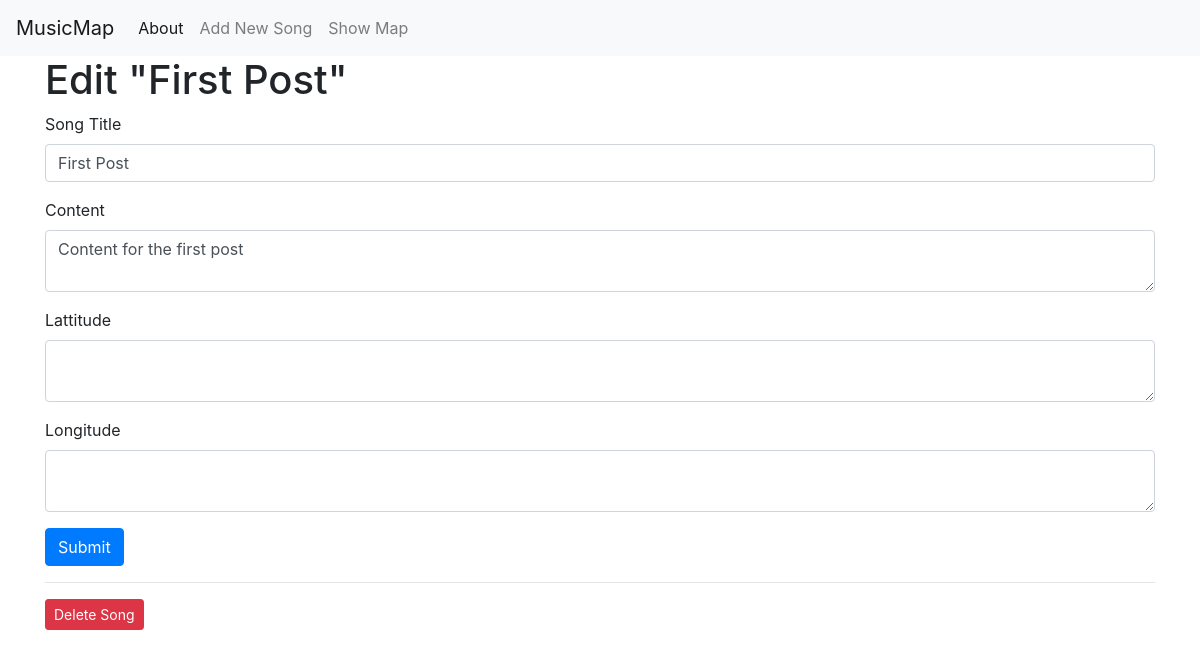
The page /1/edit on the database as committed earlier.
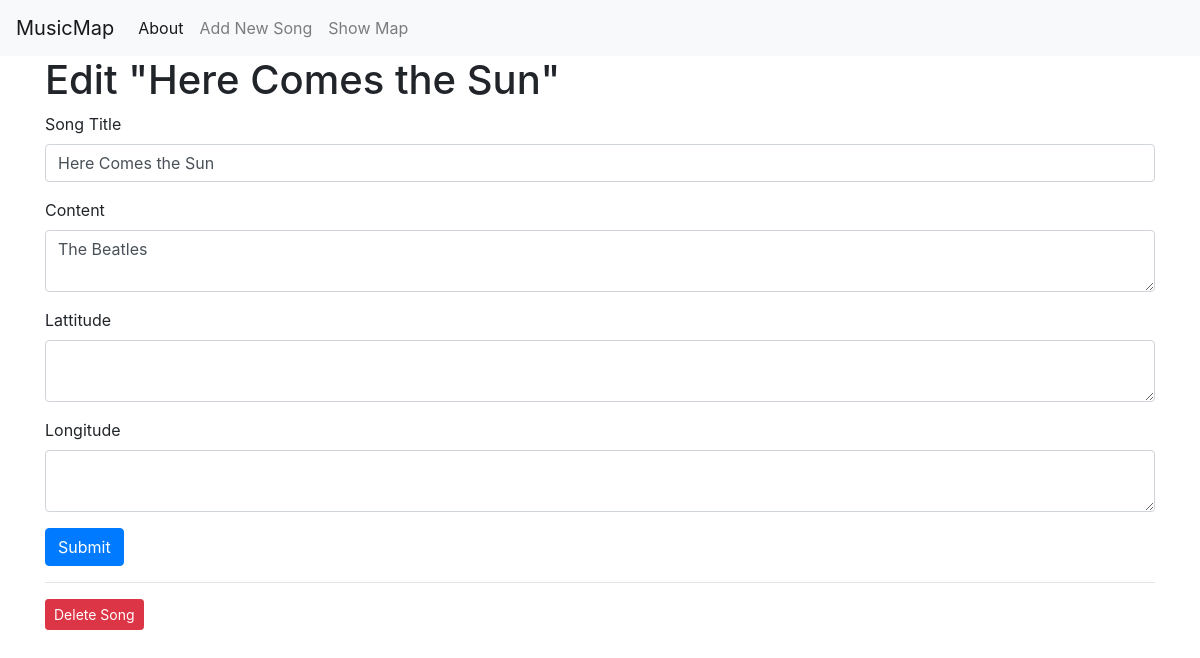
The same page on the database as committed later.
### tables this page shows
CREATE TABLE posts(
    id INTEGER PRIMARY KEY AUTOINCREMENT,
    created TIMESTAMP NOT NULL DEFAULT CURRENT_TIMESTAMP,
    title TEXT NOT NULL,
    content TEXT NOT NULL,
    lat INTEGER,
    lon INTEGER
);

### app.py (the view, shortened to what this page needs)
@app.route('/<int:id>/edit', methods=('GET', 'POST'))
def edit(id):
    post = get_post(id)
    return render_template('edit.html', post=post)

### app.py (called while the page is built)
def get_db_connection():
    conn = sqlite3.connect('database.db')
    conn.row_factory = sqlite3.Row
    return conn

def get_post(post_id):
    conn = get_db_connection()
    post = conn.execute('SELECT * FROM posts WHERE id = ?', (post_id,)).fetchone()
    conn.close()
    if post is None:
        abort(404)
    return post

### templates/edit.html (shortened to what this page needs)
{% extends 'base.html' %}
{% block content %}
<h1>{% block title %} Edit "{{ post['title'] }}" {% endblock %}</h1>
<form method="post">
    <div class="form-group">
        <label for="title">Song Title</label>
        <input type="text" name="title" placeholder="Song title"
               class="form-control"
               value="{{ request.form['title'] or post['title'] }}">
    </div>
    <div class="form-group">
        <label for="content">Content</label>
        <textarea name="content" placeholder="Song content"
                  class="form-control">{{ request.form['content'] or post['content'] }}</textarea>
    </div>
    <div class="form-group">
        <label for="lat">Lattitude</label>
        <textarea name="lat" placeholder="ex: 34"
                  class="form-control">{{ request.form['lat'] }}
        </textarea>
    </div>
    <div class="form-group">
        <label for="lon">Longitude</label>
        <textarea name="lon" placeholder="ex: -12"
                  class="form-control">{{ request.form['lon'] }}
        </textarea>
    </div>
    <div class="form-group">
        <button type="submit" class="btn btn-primary">Submit</button>
    </div>
</form>
<hr>
<form action="{{ url_for('delete', id=post['id']) }}" method="POST">
    <input type="submit" value="Delete Song"
            class="btn btn-danger btn-sm"
            onclick="return confirm('Are you sure you want to delete this song?')">
</form>
{% endblock %}

Rows that differ between the two databases and show on the page:
changed posts: title "First Post" → "Here Comes the Sun"; content "Content for the first post" → "The Beatles"
